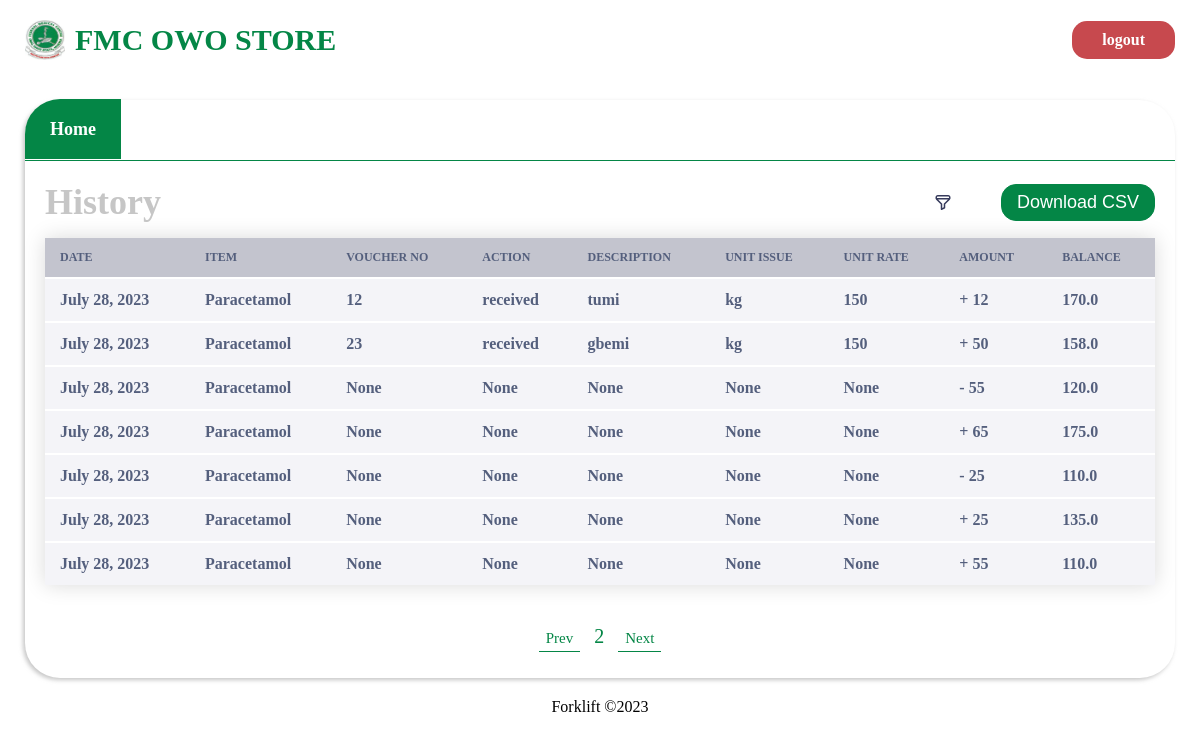
Page /history/paracetamol?page=2 (signed in) on the committed database.
### store/models.py (models this page shows)
class History(models.Model):
    DEPT = (("MH", "microhistory"),
            ("HM", "heamhistory"),
            ("CH", "chemhistory"),
            ("HH", "histohistory")
            )
    item_id = models.CharField(max_length=500)
    date_created = models.DateTimeField(auto_now=True)
    dateCreated = models.DateField(auto_now=True)
    item_name = models.CharField(max_length=500)
    voucher_no = models.CharField(max_length=50, blank=True, null=True)
    description = models.CharField(max_length=500, null=True, blank=True)
    action = models.CharField(max_length=200,blank=True,null=True)
    amount = models.CharField(max_length=500)
    bal = models.CharField(max_length=500, null=True, blank=True)
    unit_issue = models.CharField(max_length=200, null=True, blank=True)
    unit_rate = models.CharField(max_length=200, null=True, blank=True)
    slug = models.SlugField(max_length=2000, null=True, blank=True)

### store/views.py (the view, shortened to what this page needs)
# urls.py: path('history', views.history, name='dept_history'),
@login_required
def history(request, item=""):
    history = History.objects.all()
    item_name_input = request.GET.get('item_name')
    description = request.GET.get('description')
    issue_unit = request.GET.get('issue_unit')
    min_date_string = request.GET.get('min_date')
    max_date_string = request.GET.get('max_date')
    action = request.GET.get('action')
    if item != "":
        history = history.filter(slug=item)
    history = history.order_by('-date_created')
    history = history.values()
    p = Paginator(history, 7)
    page_number = request.GET.get('page')
    try:
        page_obj = p.get_page(page_number)  # returns the desired page object
    except PageNotAnInteger:
        page_obj = p.page(1)
    except EmptyPage:
        page_obj = p.page(p.num_pages)
    acts = ["issued","received", "removed", "added"]
    context = {'page_obj': page_obj, "actions": acts}
    return render(request, 'history.html', context)

### templates/history.html (shortened to what this page needs)
{% load static %}
<!DOCTYPE html>
<html lang="en">
<head>
    <link href="{% static './css/history.css' %}" rel="stylesheet">
</head>
<body>
    <header>
        <a href="{% url 'store:index' %}" class="header_wrapper">
            <img src="{% static './assets/fmc_owo_logo.jpg' %}" alt="">
            <h1>FMC OWO STORE</h1>
        </a>
        {% if user.is_authenticated %}
        <span class="logout"><a href="{% url 'store:logout' %}">logout</a></span>
        {% else %}
        <span class="login"><a href="{% url 'store:login' %}">login</a></span>
        {% endif %}
    </header>
    <main>
        <section class="hero">
            <div class="dept_nav">
                <a href="/"><span class="active1">Home</span></a>
            </div>
            <div class="card_wrapper">
                <div class="header_div">
                    <h3>History</h3>
                    <div class="wrapper">
                        <img onclick="showFilterModal()" src="{% static './assets/filterIcon.svg' %}""" alt="">
                        <form method="post" action="/history">
                            <button type="submit">Download CSV</button>
                        </form>
                    </div>
                </div>
                <div class="items_wrapper">
                    <table>
                        <thead>
                            <tr>
                                <th>Date</th>
                                <th>Item</th>
                                <th>Voucher no</th>
                                <th>Action</th>
                                <th>Description</th>
                                <th>Unit issue</th>
                                <th>Unit Rate</th>
                                <th>Amount</th>
                                <th>Balance</th>
                            </tr>
                        </thead>
                        <tbody>
                            {% for hist in page_obj.object_list %}
                                <tr>
                                    <td>{{hist.dateCreated}}</td>
                                    <td>{{hist.item_name}}</td>
                                    <td>{{hist.voucher_no}}</td>
                                    <td>{{hist.action}}</td>
                                    <td>{{hist.description}}</td>
                                    <td>{{hist.unit_issue}}</td>
                                    <td>{{hist.unit_rate}}</td>
                                    <td>{{hist.amount}}</td>
                                    <td>{{hist.bal}}</td>
                                </tr>
                            {% endfor %}
                        </tbody>
                    </table>
                    <center>
                        {%if page_obj.has_previous %}
                            <a class="active" href="?page={{page_obj.previous_page_number}}">Prev</a>
                        {% else %}
                            <a>Prev</a>
                        {% endif %}
                            <span>{{page_obj.number}}</span>
                        {%if page_obj.has_next %}
                            <a class="active" href="?page={{page_obj.next_page_number}}">Next</a>
                        {% else %}
                            <a>Next</a>
                        {% endif %}
                    </center>
                </div>
            </div>
        </section>
    </main>
    <footer>
        <Span>Forklift &copy2023</Span>
    </footer>
</body>
</html>

### static/css/history.css (style rules this page uses)
* { margin: 0; }
header { padding: 20px 25px; display: flex; flex-direction: row; justify-content: space-between; align-items: center; }
header .header_wrapper { display: flex; flex-direction: row; align-items: center; text-decoration: none; }
header .header_wrapper img { width: 40px; height: 40px; }
header .header_wrapper h1 { font-size: 30px; font-weight: 900; color: rgb(4, 134, 70); margin-left: 10px; }
header span { background-color: rgb(4, 134, 70); padding: 10px 30px; border-radius: 15px; transition: all 0.3s ease; }
header span.logout { background-color: rgb(199, 73, 78); }
header span a { text-decoration: none; color: white; font-size: 16px; font-weight: 700; }
main { display: flex; flex-direction: row; justify-content: space-between; padding: 20px 25px; }
section.hero { width: 100%; min-height: 460px; border-radius: 35px; padding-bottom: 10px; box-shadow: -2px 2px 4px #AAAA; }
section.hero .dept_nav { border-bottom: 1px solid rgb(4, 134, 70); padding: 19px 0px 20px 0px; }
section.hero .dept_nav a span { padding: 20px 25px; color: #AAAA; font-size: 18px; font-weight: 700; }
section.hero .dept_nav a { text-decoration: none; color: #AAAA; }
section.hero .dept_nav a span.active1 { border-top-left-radius: 35px; background-color: rgb(4, 134, 70); color: white; }
section.hero .card_wrapper { padding: 20px 20px; }
section.hero .card_wrapper .header_div { display: flex; justify-content: space-between; align-items: center; }
section.hero .card_wrapper .header_div h3 { font-size: 36px; color: #AAAA; text-transform: capitalize; }
section.hero .card_wrapper .header_div .wrapper { display: flex; flex-direction: row; align-items: center; justify-content: space-between; width: 220px; }
section.hero .card_wrapper .header_div .wrapper img { cursor: pointer; }
section.hero .card_wrapper .header_div .wrapper form button { font-size: 18px; border: 1px solid rgb(4, 134, 70); padding: 7px 15px; background: rgb(4, 134, 70); border-radius: 15px; color: white; cursor: pointer; }
.card_wrapper table { border-collapse: collapse; margin: 15px 0; font-size: 14px; font-weight: 400; color: #545F7D; min-width: 100%; background-color: #ffff; box-shadow: 0 0 20px rgba(0, 0, 0, 0.15); }
.card_wrapper table thead { background: #C3C4CE; border-radius: 15px; }
.card_wrapper table thead tr { text-align: left; border-radius: 15px !important; }
.card_wrapper table thead tr th { padding: 12px 15px; text-transform: uppercase; font-size: 12px; }
.card_wrapper table tbody { background-color: #F4F4F8; }
.card_wrapper table tbody tr { background-color: #F4F4F8; border-top: 2px solid #ffff; }
.card_wrapper table tbody tr td { padding: 12px 15px; font-size: 16px; font-weight: 600; position: relative; }
.card_wrapper center { margin-top: 40px; }
.card_wrapper center a { text-decoration: none; color: #C3C4CE; font-size: 15px; padding: 5px 7px; }
.card_wrapper center a.active { border-bottom: 1px solid rgb(4, 134, 70); color: rgb(4, 134, 70); }
.card_wrapper center span { text-decoration: none; color: rgb(4, 134, 70); font-size: 20px; margin: 0 10px; }
footer { text-align: center; }

### rows in the picture
History: dateCreated "July 28, 2023", item_name "Paracetamol", voucher_no "12", action "received", description "tumi", unit_issue "kg", unit_rate "150", amount "+ 12", bal "170.0"
History: dateCreated "July 28, 2023", item_name "Paracetamol", voucher_no "23", action "received", description "gbemi", unit_issue "kg", unit_rate "150", amount "+ 50", bal "158.0"
History: dateCreated "July 28, 2023", item_name "Paracetamol", voucher_no "None", action "None", description "None", unit_issue "None", unit_rate "None", amount "- 55", bal "120.0"
History: dateCreated "July 28, 2023", item_name "Paracetamol", voucher_no "None", action "None", description "None", unit_issue "None", unit_rate "None", amount "+ 65", bal "175.0"
History: dateCreated "July 28, 2023", item_name "Paracetamol", voucher_no "None", action "None", description "None", unit_issue "None", unit_rate "None", amount "- 25", bal "110.0"
History: dateCreated "July 28, 2023", item_name "Paracetamol", voucher_no "None", action "None", description "None", unit_issue "None", unit_rate "None", amount "+ 25", bal "135.0"
History: dateCreated "July 28, 2023", item_name "Paracetamol", voucher_no "None", action "None", description "None", unit_issue "None", unit_rate "None", amount "+ 55", bal "110.0"

### other values in the picture
{{ page_obj.number }} "2"
